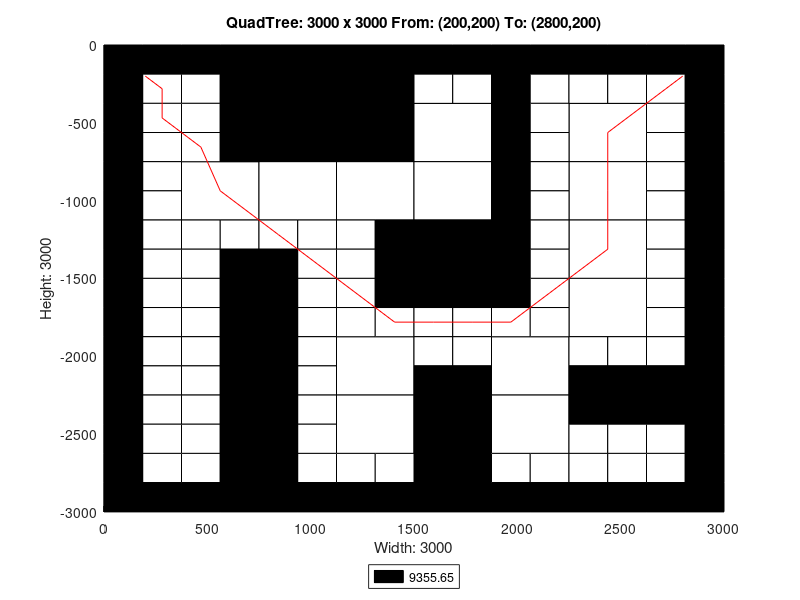

Write the MATLAB code that produced this figure.
axis([0 3000 -3000 0]);
title('QuadTree: 3000 x 3000 From: (200,200) To: (2800,200)');
xlabel('Width: 3000');
ylabel('Height: 3000');
rectangle('Position',[750 -750 750 750], 'FaceColor',[0 0 0]);
rectangle('Position',[375 -1125 375 375], 'FaceColor',[1 1 1]);
rectangle('Position',[750 -1125 375 375], 'FaceColor',[1 1 1]);
rectangle('Position',[1125 -1125 375 375], 'FaceColor',[1 1 1]);
rectangle('Position',[1500 -750 375 375], 'FaceColor',[1 1 1]);
rectangle('Position',[2250 -750 375 375], 'FaceColor',[1 1 1]);
rectangle('Position',[1500 -1125 375 375], 'FaceColor',[1 1 1]);
rectangle('Position',[1500 -1500 375 375], 'FaceColor',[0 0 0]);
rectangle('Position',[2250 -1125 375 375], 'FaceColor',[1 1 1]);
rectangle('Position',[2250 -1500 375 375], 'FaceColor',[1 1 1]);
rectangle('Position',[1125 -2250 375 375], 'FaceColor',[1 1 1]);
rectangle('Position',[1125 -2625 375 375], 'FaceColor',[1 1 1]);
rectangle('Position',[1875 -2250 375 375], 'FaceColor',[1 1 1]);
rectangle('Position',[2250 -1875 375 375], 'FaceColor',[1 1 1]);
rectangle('Position',[1500 -2625 375 375], 'FaceColor',[0 0 0]);
rectangle('Position',[1875 -2625 375 375], 'FaceColor',[1 1 1]);
rectangle('Position',[1500 -3000 375 375], 'FaceColor',[0 0 0]);
rectangle('Position',[0 -187.5 187.5 187.5], 'FaceColor',[0 0 0]);
rectangle('Position',[187.5 -187.5 187.5 187.5], 'FaceColor',[0 0 0]);
rectangle('Position',[0 -375 187.5 187.5], 'FaceColor',[0 0 0]);
rectangle('Position',[187.5 -375 187.5 187.5], 'FaceColor',[1 1 1]);
rectangle('Position',[375 -187.5 187.5 187.5], 'FaceColor',[0 0 0]);
rectangle('Position',[562.5 -187.5 187.5 187.5], 'FaceColor',[0 0 0]);
rectangle('Position',[375 -375 187.5 187.5], 'FaceColor',[1 1 1]);
rectangle('Position',[562.5 -375 187.5 187.5], 'FaceColor',[0 0 0]);
rectangle('Position',[0 -562.5 187.5 187.5], 'FaceColor',[0 0 0]);
rectangle('Position',[187.5 -562.5 187.5 187.5], 'FaceColor',[1 1 1]);
rectangle('Position',[0 -750 187.5 187.5], 'FaceColor',[0 0 0]);
rectangle('Position',[187.5 -750 187.5 187.5], 'FaceColor',[1 1 1]);
rectangle('Position',[375 -562.5 187.5 187.5], 'FaceColor',[1 1 1]);
rectangle('Position',[562.5 -562.5 187.5 187.5], 'FaceColor',[0 0 0]);
rectangle('Position',[375 -750 187.5 187.5], 'FaceColor',[1 1 1]);
rectangle('Position',[562.5 -750 187.5 187.5], 'FaceColor',[0 0 0]);
rectangle('Position',[0 -937.5 187.5 187.5], 'FaceColor',[0 0 0]);
rectangle('Position',[187.5 -937.5 187.5 187.5], 'FaceColor',[1 1 1]);
rectangle('Position',[0 -1125 187.5 187.5], 'FaceColor',[0 0 0]);
rectangle('Position',[187.5 -1125 187.5 187.5], 'FaceColor',[1 1 1]);
rectangle('Position',[0 -1312.5 187.5 187.5], 'FaceColor',[0 0 0]);
rectangle('Position',[187.5 -1312.5 187.5 187.5], 'FaceColor',[1 1 1]);
rectangle('Position',[0 -1500 187.5 187.5], 'FaceColor',[0 0 0]);
rectangle('Position',[187.5 -1500 187.5 187.5], 'FaceColor',[1 1 1]);
rectangle('Position',[375 -1312.5 187.5 187.5], 'FaceColor',[1 1 1]);
rectangle('Position',[562.5 -1312.5 187.5 187.5], 'FaceColor',[1 1 1]);
rectangle('Position',[375 -1500 187.5 187.5], 'FaceColor',[1 1 1]);
rectangle('Position',[562.5 -1500 187.5 187.5], 'FaceColor',[0 0 0]);
rectangle('Position',[750 -1312.5 187.5 187.5], 'FaceColor',[1 1 1]);
rectangle('Position',[937.5 -1312.5 187.5 187.5], 'FaceColor',[1 1 1]);
rectangle('Position',[750 -1500 187.5 187.5], 'FaceColor',[0 0 0]);
rectangle('Position',[937.5 -1500 187.5 187.5], 'FaceColor',[1 1 1]);
rectangle('Position',[1125 -1312.5 187.5 187.5], 'FaceColor',[1 1 1]);
rectangle('Position',[1312.5 -1312.5 187.5 187.5], 'FaceColor',[0 0 0]);
rectangle('Position',[1125 -1500 187.5 187.5], 'FaceColor',[1 1 1]);
rectangle('Position',[1312.5 -1500 187.5 187.5], 'FaceColor',[0 0 0]);
rectangle('Position',[1500 -187.5 187.5 187.5], 'FaceColor',[0 0 0]);
rectangle('Position',[1687.5 -187.5 187.5 187.5], 'FaceColor',[0 0 0]);
rectangle('Position',[1500 -375 187.5 187.5], 'FaceColor',[1 1 1]);
rectangle('Position',[1687.5 -375 187.5 187.5], 'FaceColor',[1 1 1]);
rectangle('Position',[1875 -187.5 187.5 187.5], 'FaceColor',[0 0 0]);
rectangle('Position',[2062.5 -187.5 187.5 187.5], 'FaceColor',[0 0 0]);
rectangle('Position',[1875 -375 187.5 187.5], 'FaceColor',[0 0 0]);
rectangle('Position',[2062.5 -375 187.5 187.5], 'FaceColor',[1 1 1]);
rectangle('Position',[1875 -562.5 187.5 187.5], 'FaceColor',[0 0 0]);
rectangle('Position',[2062.5 -562.5 187.5 187.5], 'FaceColor',[1 1 1]);
rectangle('Position',[1875 -750 187.5 187.5], 'FaceColor',[0 0 0]);
rectangle('Position',[2062.5 -750 187.5 187.5], 'FaceColor',[1 1 1]);
rectangle('Position',[2250 -187.5 187.5 187.5], 'FaceColor',[0 0 0]);
rectangle('Position',[2437.5 -187.5 187.5 187.5], 'FaceColor',[0 0 0]);
rectangle('Position',[2250 -375 187.5 187.5], 'FaceColor',[1 1 1]);
rectangle('Position',[2437.5 -375 187.5 187.5], 'FaceColor',[1 1 1]);
rectangle('Position',[2625 -187.5 187.5 187.5], 'FaceColor',[0 0 0]);
rectangle('Position',[2812.5 -187.5 187.5 187.5], 'FaceColor',[0 0 0]);
rectangle('Position',[2625 -375 187.5 187.5], 'FaceColor',[1 1 1]);
rectangle('Position',[2812.5 -375 187.5 187.5], 'FaceColor',[0 0 0]);
rectangle('Position',[2625 -562.5 187.5 187.5], 'FaceColor',[1 1 1]);
rectangle('Position',[2812.5 -562.5 187.5 187.5], 'FaceColor',[0 0 0]);
rectangle('Position',[2625 -750 187.5 187.5], 'FaceColor',[1 1 1]);
rectangle('Position',[2812.5 -750 187.5 187.5], 'FaceColor',[0 0 0]);
rectangle('Position',[1875 -937.5 187.5 187.5], 'FaceColor',[0 0 0]);
rectangle('Position',[2062.5 -937.5 187.5 187.5], 'FaceColor',[1 1 1]);
rectangle('Position',[1875 -1125 187.5 187.5], 'FaceColor',[0 0 0]);
rectangle('Position',[2062.5 -1125 187.5 187.5], 'FaceColor',[1 1 1]);
rectangle('Position',[1875 -1312.5 187.5 187.5], 'FaceColor',[0 0 0]);
rectangle('Position',[2062.5 -1312.5 187.5 187.5], 'FaceColor',[1 1 1]);
rectangle('Position',[1875 -1500 187.5 187.5], 'FaceColor',[0 0 0]);
rectangle('Position',[2062.5 -1500 187.5 187.5], 'FaceColor',[1 1 1]);
rectangle('Position',[2625 -937.5 187.5 187.5], 'FaceColor',[1 1 1]);
rectangle('Position',[2812.5 -937.5 187.5 187.5], 'FaceColor',[0 0 0]);
rectangle('Position',[2625 -1125 187.5 187.5], 'FaceColor',[1 1 1]);
rectangle('Position',[2812.5 -1125 187.5 187.5], 'FaceColor',[0 0 0]);
rectangle('Position',[2625 -1312.5 187.5 187.5], 'FaceColor',[1 1 1]);
rectangle('Position',[2812.5 -1312.5 187.5 187.5], 'FaceColor',[0 0 0]);
rectangle('Position',[2625 -1500 187.5 187.5], 'FaceColor',[1 1 1]);
rectangle('Position',[2812.5 -1500 187.5 187.5], 'FaceColor',[0 0 0]);
rectangle('Position',[0 -1687.5 187.5 187.5], 'FaceColor',[0 0 0]);
rectangle('Position',[187.5 -1687.5 187.5 187.5], 'FaceColor',[1 1 1]);
rectangle('Position',[0 -1875 187.5 187.5], 'FaceColor',[0 0 0]);
rectangle('Position',[187.5 -1875 187.5 187.5], 'FaceColor',[1 1 1]);
rectangle('Position',[375 -1687.5 187.5 187.5], 'FaceColor',[1 1 1]);
rectangle('Position',[562.5 -1687.5 187.5 187.5], 'FaceColor',[0 0 0]);
rectangle('Position',[375 -1875 187.5 187.5], 'FaceColor',[1 1 1]);
rectangle('Position',[562.5 -1875 187.5 187.5], 'FaceColor',[0 0 0]);
rectangle('Position',[0 -2062.5 187.5 187.5], 'FaceColor',[0 0 0]);
rectangle('Position',[187.5 -2062.5 187.5 187.5], 'FaceColor',[1 1 1]);
rectangle('Position',[0 -2250 187.5 187.5], 'FaceColor',[0 0 0]);
rectangle('Position',[187.5 -2250 187.5 187.5], 'FaceColor',[1 1 1]);
rectangle('Position',[375 -2062.5 187.5 187.5], 'FaceColor',[1 1 1]);
rectangle('Position',[562.5 -2062.5 187.5 187.5], 'FaceColor',[0 0 0]);
rectangle('Position',[375 -2250 187.5 187.5], 'FaceColor',[1 1 1]);
rectangle('Position',[562.5 -2250 187.5 187.5], 'FaceColor',[0 0 0]);
rectangle('Position',[750 -1687.5 187.5 187.5], 'FaceColor',[0 0 0]);
rectangle('Position',[937.5 -1687.5 187.5 187.5], 'FaceColor',[1 1 1]);
rectangle('Position',[750 -1875 187.5 187.5], 'FaceColor',[0 0 0]);
rectangle('Position',[937.5 -1875 187.5 187.5], 'FaceColor',[1 1 1]);
rectangle('Position',[1125 -1687.5 187.5 187.5], 'FaceColor',[1 1 1]);
rectangle('Position',[1312.5 -1687.5 187.5 187.5], 'FaceColor',[0 0 0]);
rectangle('Position',[1125 -1875 187.5 187.5], 'FaceColor',[1 1 1]);
rectangle('Position',[1312.5 -1875 187.5 187.5], 'FaceColor',[1 1 1]);
rectangle('Position',[750 -2062.5 187.5 187.5], 'FaceColor',[0 0 0]);
rectangle('Position',[937.5 -2062.5 187.5 187.5], 'FaceColor',[1 1 1]);
rectangle('Position',[750 -2250 187.5 187.5], 'FaceColor',[0 0 0]);
rectangle('Position',[937.5 -2250 187.5 187.5], 'FaceColor',[1 1 1]);
rectangle('Position',[0 -2437.5 187.5 187.5], 'FaceColor',[0 0 0]);
rectangle('Position',[187.5 -2437.5 187.5 187.5], 'FaceColor',[1 1 1]);
rectangle('Position',[0 -2625 187.5 187.5], 'FaceColor',[0 0 0]);
rectangle('Position',[187.5 -2625 187.5 187.5], 'FaceColor',[1 1 1]);
rectangle('Position',[375 -2437.5 187.5 187.5], 'FaceColor',[1 1 1]);
rectangle('Position',[562.5 -2437.5 187.5 187.5], 'FaceColor',[0 0 0]);
rectangle('Position',[375 -2625 187.5 187.5], 'FaceColor',[1 1 1]);
rectangle('Position',[562.5 -2625 187.5 187.5], 'FaceColor',[0 0 0]);
rectangle('Position',[0 -2812.5 187.5 187.5], 'FaceColor',[0 0 0]);
rectangle('Position',[187.5 -2812.5 187.5 187.5], 'FaceColor',[1 1 1]);
rectangle('Position',[0 -3000 187.5 187.5], 'FaceColor',[0 0 0]);
rectangle('Position',[187.5 -3000 187.5 187.5], 'FaceColor',[0 0 0]);
rectangle('Position',[375 -2812.5 187.5 187.5], 'FaceColor',[1 1 1]);
rectangle('Position',[562.5 -2812.5 187.5 187.5], 'FaceColor',[0 0 0]);
rectangle('Position',[375 -3000 187.5 187.5], 'FaceColor',[0 0 0]);
rectangle('Position',[562.5 -3000 187.5 187.5], 'FaceColor',[0 0 0]);
rectangle('Position',[750 -2437.5 187.5 187.5], 'FaceColor',[0 0 0]);
rectangle('Position',[937.5 -2437.5 187.5 187.5], 'FaceColor',[1 1 1]);
rectangle('Position',[750 -2625 187.5 187.5], 'FaceColor',[0 0 0]);
rectangle('Position',[937.5 -2625 187.5 187.5], 'FaceColor',[1 1 1]);
rectangle('Position',[750 -2812.5 187.5 187.5], 'FaceColor',[0 0 0]);
rectangle('Position',[937.5 -2812.5 187.5 187.5], 'FaceColor',[1 1 1]);
rectangle('Position',[750 -3000 187.5 187.5], 'FaceColor',[0 0 0]);
rectangle('Position',[937.5 -3000 187.5 187.5], 'FaceColor',[0 0 0]);
rectangle('Position',[1125 -2812.5 187.5 187.5], 'FaceColor',[1 1 1]);
rectangle('Position',[1312.5 -2812.5 187.5 187.5], 'FaceColor',[1 1 1]);
rectangle('Position',[1125 -3000 187.5 187.5], 'FaceColor',[0 0 0]);
rectangle('Position',[1312.5 -3000 187.5 187.5], 'FaceColor',[0 0 0]);
rectangle('Position',[1500 -1687.5 187.5 187.5], 'FaceColor',[0 0 0]);
rectangle('Position',[1687.5 -1687.5 187.5 187.5], 'FaceColor',[0 0 0]);
rectangle('Position',[1500 -1875 187.5 187.5], 'FaceColor',[1 1 1]);
rectangle('Position',[1687.5 -1875 187.5 187.5], 'FaceColor',[1 1 1]);
rectangle('Position',[1875 -1687.5 187.5 187.5], 'FaceColor',[0 0 0]);
rectangle('Position',[2062.5 -1687.5 187.5 187.5], 'FaceColor',[1 1 1]);
rectangle('Position',[1875 -1875 187.5 187.5], 'FaceColor',[1 1 1]);
rectangle('Position',[2062.5 -1875 187.5 187.5], 'FaceColor',[1 1 1]);
rectangle('Position',[1500 -2062.5 187.5 187.5], 'FaceColor',[1 1 1]);
rectangle('Position',[1687.5 -2062.5 187.5 187.5], 'FaceColor',[1 1 1]);
rectangle('Position',[1500 -2250 187.5 187.5], 'FaceColor',[0 0 0]);
rectangle('Position',[1687.5 -2250 187.5 187.5], 'FaceColor',[0 0 0]);
rectangle('Position',[2625 -1687.5 187.5 187.5], 'FaceColor',[1 1 1]);
rectangle('Position',[2812.5 -1687.5 187.5 187.5], 'FaceColor',[0 0 0]);
rectangle('Position',[2625 -1875 187.5 187.5], 'FaceColor',[1 1 1]);
rectangle('Position',[2812.5 -1875 187.5 187.5], 'FaceColor',[0 0 0]);
rectangle('Position',[2250 -2062.5 187.5 187.5], 'FaceColor',[1 1 1]);
rectangle('Position',[2437.5 -2062.5 187.5 187.5], 'FaceColor',[1 1 1]);
rectangle('Position',[2250 -2250 187.5 187.5], 'FaceColor',[0 0 0]);
rectangle('Position',[2437.5 -2250 187.5 187.5], 'FaceColor',[0 0 0]);
rectangle('Position',[2625 -2062.5 187.5 187.5], 'FaceColor',[1 1 1]);
rectangle('Position',[2812.5 -2062.5 187.5 187.5], 'FaceColor',[0 0 0]);
rectangle('Position',[2625 -2250 187.5 187.5], 'FaceColor',[0 0 0]);
rectangle('Position',[2812.5 -2250 187.5 187.5], 'FaceColor',[0 0 0]);
rectangle('Position',[1875 -2812.5 187.5 187.5], 'FaceColor',[1 1 1]);
rectangle('Position',[2062.5 -2812.5 187.5 187.5], 'FaceColor',[1 1 1]);
rectangle('Position',[1875 -3000 187.5 187.5], 'FaceColor',[0 0 0]);
rectangle('Position',[2062.5 -3000 187.5 187.5], 'FaceColor',[0 0 0]);
rectangle('Position',[2250 -2437.5 187.5 187.5], 'FaceColor',[0 0 0]);
rectangle('Position',[2437.5 -2437.5 187.5 187.5], 'FaceColor',[0 0 0]);
rectangle('Position',[2250 -2625 187.5 187.5], 'FaceColor',[1 1 1]);
rectangle('Position',[2437.5 -2625 187.5 187.5], 'FaceColor',[1 1 1]);
rectangle('Position',[2625 -2437.5 187.5 187.5], 'FaceColor',[0 0 0]);
rectangle('Position',[2812.5 -2437.5 187.5 187.5], 'FaceColor',[0 0 0]);
rectangle('Position',[2625 -2625 187.5 187.5], 'FaceColor',[1 1 1]);
rectangle('Position',[2812.5 -2625 187.5 187.5], 'FaceColor',[0 0 0]);
rectangle('Position',[2250 -2812.5 187.5 187.5], 'FaceColor',[1 1 1]);
rectangle('Position',[2437.5 -2812.5 187.5 187.5], 'FaceColor',[1 1 1]);
rectangle('Position',[2250 -3000 187.5 187.5], 'FaceColor',[0 0 0]);
rectangle('Position',[2437.5 -3000 187.5 187.5], 'FaceColor',[0 0 0]);
rectangle('Position',[2625 -2812.5 187.5 187.5], 'FaceColor',[1 1 1]);
rectangle('Position',[2812.5 -2812.5 187.5 187.5], 'FaceColor',[0 0 0]);
rectangle('Position',[2625 -3000 187.5 187.5], 'FaceColor',[0 0 0]);
rectangle('Position',[2812.5 -3000 187.5 187.5], 'FaceColor',[0 0 0]);
X=[2800,2718.75,2437.5,2437.5,2437.5,2156.25,1968.75,1781.25,1593.75,1406.25,1218.75,1031.25,843.75,562.5,468.75,281.25,281.25,200];
Y=[-200,-281.25,-562.5,-937.5,-1312.5,-1593.75,-1781.25,-1781.25,-1781.25,-1781.25,-1593.75,-1406.25,-1218.75,-937.5,-656.25,-468.75,-281.25,-200];
hold on;
plot(X,Y,'r');
legend('9355.65','Location','southoutside');
